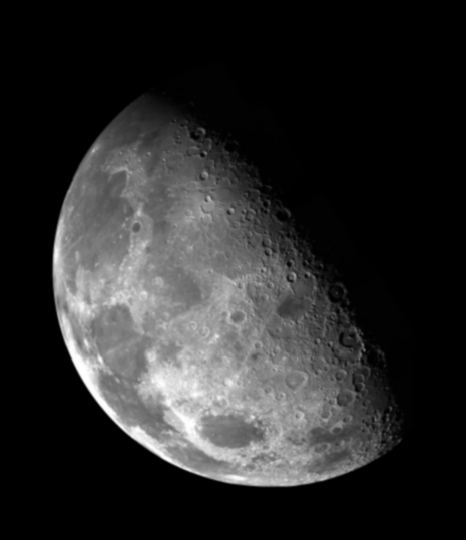
//> input picture input/input1.tif, 466 x 540 px; the run also reads 1 picture not shown here
$ ./main   (built with g++ and OpenCV 4)
//> lines starting //> are read from the running program, lines starting //| are printed output that depends on the picture
#include <iostream>
#include <fstream>
#include <cmath>
#include <opencv2/opencv.hpp>
#include <filesystem>

using namespace std;
using namespace cv;
namespace fs = std::filesystem;

// Função para calcular histograma de uma imagem
Mat calcHistogram(const Mat &img) {
    Mat hist;
    int histSize = 256;
    float range[] = {0, 256};
    const float *histRange = {range};

    calcHist(&img, 1, 0, Mat(), hist, 1, &histSize, &histRange, true, false);
    return hist;
}

Mat drawHistogramStyled(const Mat &hist, const string &title, int width = 512, int height = 400) {
    Mat histImage(height + 50, width + 50, CV_8UC3, Scalar(255, 255, 255));
    normalize(hist, hist, 0, height, NORM_MINMAX);

    int bin_w = cvRound((double)width / hist.rows);

    for (int i = 1; i < hist.rows; i++) {
        line(histImage,
             Point(bin_w * (i - 1) + 25, height - cvRound(hist.at<float>(i - 1))),
             Point(bin_w * i + 25, height - cvRound(hist.at<float>(i))),
             Scalar(0, 0, 255), 1, LINE_AA);
    }

    line(histImage, Point(25, height), Point(width + 25, height), Scalar(0, 0, 0), 1, LINE_AA);
    line(histImage, Point(25, 0), Point(25, height), Scalar(0, 0, 0), 1, LINE_AA);

    for (int i = 0; i <= 256; i += 64) {
        putText(histImage, to_string(i), Point(bin_w * i / 256 * width + 20, height + 20),
                FONT_HERSHEY_SIMPLEX, 0.4, Scalar(0, 0, 0), 1);
    }
    for (int i = 0; i <= height; i += 100) {
        putText(histImage, to_string(height - i), Point(5, i + 5),
                FONT_HERSHEY_SIMPLEX, 0.4, Scalar(0, 0, 0), 1);
    }

    putText(histImage, title, Point(50, 30), FONT_HERSHEY_SIMPLEX, 0.8, Scalar(0, 0, 0), 2);

    return histImage;
}

// Aplica transformação logarítmica: s = c*log(1 + r)
Mat logTransform(const Mat &img, double c) {
    Mat imgFloat, imgLog;
    img.convertTo(imgFloat, CV_32F, 1.0 / 255.0);
    log(1 + imgFloat, imgLog);
    imgLog *= c;
    normalize(imgLog, imgLog, 0, 1, NORM_MINMAX);
    imgLog.convertTo(imgLog, CV_8U, 255.0);
    return imgLog;
}

// Aplica transformação de potência (Gamma): s = c*(r^gamma)
Mat gammaTransform(const Mat &img, double c, double gamma) {
    Mat imgFloat, imgGamma;
    img.convertTo(imgFloat, CV_32F, 1.0 / 255.0);
    pow(imgFloat, gamma, imgGamma);
    imgGamma *= c;
    normalize(imgGamma, imgGamma, 0, 1, NORM_MINMAX);
    imgGamma.convertTo(imgGamma, CV_8U, 255.0);
    return imgGamma;
}

Mat globalHistogramEqualization(const Mat &img) {
    Mat eq;
    equalizeHist(img, eq);
    return eq;
}

Mat localHistogramEqualization(const Mat &img, double clipLimit = 2.0, Size tileGridSize = Size(3, 3)) {
    Ptr<CLAHE> clahe = createCLAHE(clipLimit, tileGridSize);
    Mat claheImg;
    clahe->apply(img, claheImg);
    return claheImg;
}

// Função para calcular a função de transformação da equalização (CDF normalizada)
vector<int> calculateTransformFunction(const Mat &img) {
    Mat hist = calcHistogram(img);
    hist /= (img.rows * img.cols);

    vector<float> cdf(256, 0.0f);
    cdf[0] = hist.at<float>(0);
    for (int i = 1; i < 256; i++) {
        cdf[i] = cdf[i - 1] + hist.at<float>(i);
    }

    // Mapeia para [0, 255]
    vector<int> transform(256, 0);
    for (int i = 0; i < 256; i++) {
        transform[i] = cvRound(cdf[i] * 255);
    }
    return transform;
}

// Função para desenhar a função de transformação
// Eixo X: intensidade original [0..255]
// Eixo Y: intensidade equalizada [0..255]
Mat drawTransformFunction(const vector<int> &transform, const string &title, int width = 512, int height = 400) {
    Mat image(height + 50, width + 50, CV_8UC3, Scalar(255, 255, 255));

    int bin_w = cvRound((double)width / 256.0);

    for (int i = 1; i < 256; i++) {
        Point p1((i - 1)*bin_w + 25, height - transform[i-1]);
        Point p2(i*bin_w + 25, height - transform[i]);
        line(image, p1, p2, Scalar(0, 0, 255), 2, LINE_AA);
    }

    line(image, Point(25, height), Point(width + 25, height), Scalar(0, 0, 0), 1, LINE_AA);
    line(image, Point(25, 0), Point(25, height), Scalar(0, 0, 0), 1, LINE_AA);

    for (int i = 0; i <= 255; i += 64) {
        putText(image, to_string(i), Point(i*bin_w + 20, height + 20),
                FONT_HERSHEY_SIMPLEX, 0.4, Scalar(0,0,0),1);
    }
    for (int i = 0; i <= 255; i += 64) {
        putText(image, to_string(255 - i), Point(5, i),
                FONT_HERSHEY_SIMPLEX, 0.4, Scalar(0,0,0),1);
    }

    putText(image, title, Point(50, 30), FONT_HERSHEY_SIMPLEX, 0.8, Scalar(0,0,0), 2);
    return image;
}

void processImage(const string &inputPath, const string &outputDir, bool computeLocalEq=false) {
    Mat img = imread(inputPath, IMREAD_GRAYSCALE);
    if (img.empty()) {
        cerr << "Erro ao abrir a imagem: " << inputPath << endl;
        return;
    }

    string baseName = fs::path(inputPath).stem().string();
    string histDir = outputDir + "/Histogramas";
    string imgDir = outputDir + "/Imagens_transformadas";
    string transfDir = outputDir + "/Funcoes_Transformacao";
    fs::create_directories(histDir);
    fs::create_directories(imgDir);
    fs::create_directories(transfDir);

    Mat logImg = logTransform(img, 1.0);
    Mat gammaImg = gammaTransform(img, 1.0, 0.4);
    Mat eqImg = globalHistogramEqualization(img);

    Mat histOriginal = calcHistogram(img);
    Mat histLog = calcHistogram(logImg);
    Mat histGamma = calcHistogram(gammaImg);
    Mat histEq = calcHistogram(eqImg);

    Mat histPlotOriginal = drawHistogramStyled(histOriginal, "Original");
    Mat histPlotLog = drawHistogramStyled(histLog, "Log Transformation");
    Mat histPlotGamma = drawHistogramStyled(histGamma, "Gamma Transformation");
    Mat histPlotEq = drawHistogramStyled(histEq, "Global Equalization");

    imwrite(imgDir + "/" + baseName + "_original.png", img);
    imwrite(imgDir + "/" + baseName + "_log_transform.png", logImg);
    imwrite(imgDir + "/" + baseName + "_gamma_transform.png", gammaImg);
    imwrite(imgDir + "/" + baseName + "_global_equalization.png", eqImg);

    imwrite(histDir + "/" + baseName + "_hist_original.png", histPlotOriginal);
    imwrite(histDir + "/" + baseName + "_hist_log.png", histPlotLog);
    imwrite(histDir + "/" + baseName + "_hist_gamma.png", histPlotGamma);
    imwrite(histDir + "/" + baseName + "_hist_eq.png", histPlotEq);

    vector<int> transformFunction = calculateTransformFunction(img);
    Mat transformPlot = drawTransformFunction(transformFunction, "Funcao de Transformacao Equalizacao");
    imwrite(transfDir + "/" + baseName + "_funcao_transformacao_eq.png", transformPlot);

    cout << "Processamento concluído para: " << inputPath << endl;

    if (computeLocalEq) {
        string eqDir = outputDir + "/EqualizacaoLocal";
        fs::create_directories(eqDir);
        Mat localEqImg = localHistogramEqualization(img);
        imwrite(eqDir + "/" + baseName + "_local_equalization.png", localEqImg);

        cout << "Equalização local concluída para: " << inputPath << endl;
    }
}

int main() {
    cout << "Iniciando o programa..." << endl;

    vector<string> inputImages = {"input/input1.tif", "input/input2.tif", "input/input3.tif"};

    string localEqImage = "input/input4.tif";
    string outputDir = "output";

    fs::create_directories(outputDir);

    for (const string &imgPath : inputImages) {
        processImage(imgPath, outputDir, false);
//> in processImage, img is the input picture: 540 rows x 466 cols, CV_8UC1; min 0, max 254, mean 42.7
//> in processImage, `Mat logImg = logTransform(img, 1.0);`:
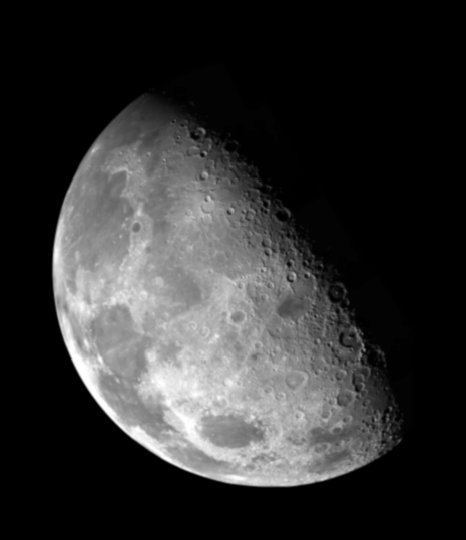
//> logImg: 540 rows x 466 cols, CV_8UC1; min 0, max 255, mean 49.4
//> in processImage, `Mat gammaImg = gammaTransform(img, 1.0, 0.4);`:
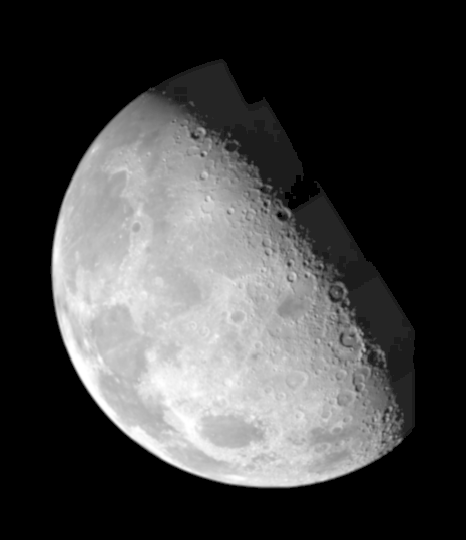
//> gammaImg: 540 rows x 466 cols, CV_8UC1; min 0, max 255, mean 68.1
//> in globalHistogramEqualization, `equalizeHist(img, eq);`:
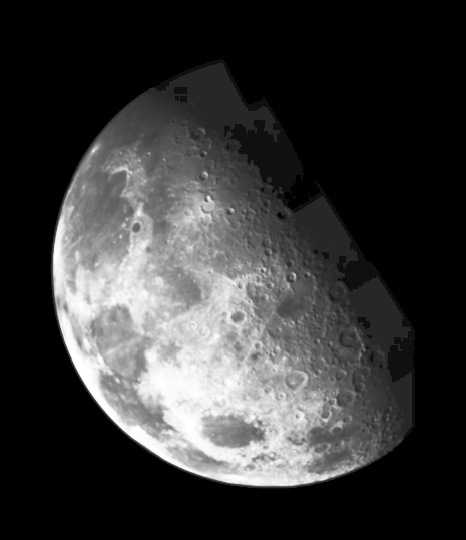
//> eq: 540 rows x 466 cols, CV_8UC1; min 0, max 255, mean 56.2
//> in calcHistogram, `calcHist(&img, 1, 0, Mat(), hist, 1, &histSize, &histRange, true, fals..`: hist = 256 values, max 142493 at index 0, min 0 at index 255, mean 983
//> in processImage, `Mat histOriginal = calcHistogram(img);`: histOriginal has the same summary as hist in calcHistogram
//> in processImage, `Mat histLog = calcHistogram(logImg);`: histLog = 256 values, max 142493 at index 0, min 0 at index 2, mean 983
//> in processImage, `Mat histGamma = calcHistogram(gammaImg);`: histGamma = 256 values, max 142493 at index 0, min 0 at index 1, mean 983
//> in processImage, `Mat histEq = calcHistogram(eqImg);`: histEq has the same summary as histGamma
//> in drawHistogramStyled, `normalize(hist, hist, 0, height, NORM_MINMAX);`: hist = 256 values, max 400 at index 0, min 0 at index 255, mean 2.76
//> in drawHistogramStyled, `line(histImage, Point(25, 0), Point(25, height), Scalar(0, 0, 0), 1, L..`:
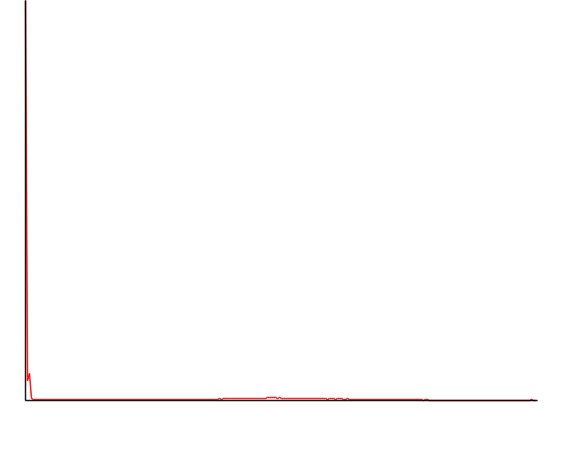
//> histImage: 450 rows x 562 cols, CV_8UC3; mean B, G, R 252.9, 252.9, 253.8
//> after the loop in drawHistogramStyled, `for (int i = 0; i <= 256; i += 64)`: histImage: 450 rows x 562 cols, CV_8UC3; mean B, G, R 252.8, 252.8, 253.6
//> after the loop in drawHistogramStyled, `for (int i = 0; i <= height; i += 100)`: histImage: 450 rows x 562 cols, CV_8UC3; mean B, G, R 252.5, 252.5, 253.4
//> in processImage, `Mat histPlotOriginal = drawHistogramStyled(histOriginal, "Original");`: histOriginal has the same summary as hist in drawHistogramStyled
//> call 2 of drawHistogramStyled, with title = "Log Transformation", width = 512, height = 400
//> in drawHistogramStyled (call 2), `normalize(hist, hist, 0, height, NORM_MINMAX);`: hist = 256 values, max 400 at index 0, min 0 at index 2, mean 2.76
//> in drawHistogramStyled (call 2), `line(histImage, Point(25, 0), Point(25, height), Scalar(0, 0, 0), 1, L..`:
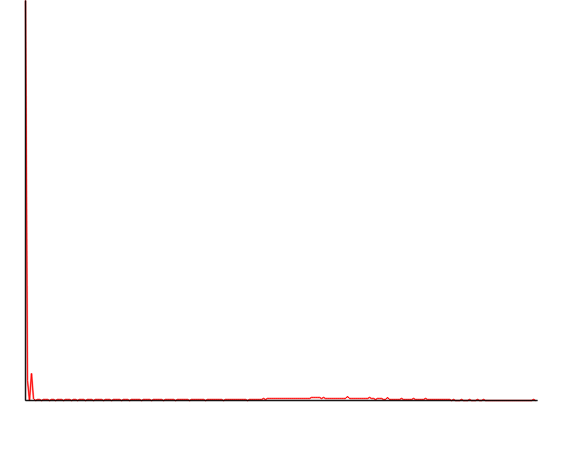
//> histImage: 450 rows x 562 cols, CV_8UC3; mean B, G, R 252.9, 252.9, 253.8
//> after the loop in drawHistogramStyled (call 2), `for (int i = 0; i <= 256; i += 64)`: histImage: 450 rows x 562 cols, CV_8UC3; mean B, G, R 252.7, 252.7, 253.6
//> after the loop in drawHistogramStyled (call 2), `for (int i = 0; i <= height; i += 100)`: histImage: 450 rows x 562 cols, CV_8UC3; mean B, G, R 252.5, 252.5, 253.4
//> in processImage, `Mat histPlotLog = drawHistogramStyled(histLog, "Log Transformation");`: histLog has the same summary as hist in drawHistogramStyled
//> call 3 of drawHistogramStyled, with title = "Gamma Transformation", width = 512, height = 400
//> in drawHistogramStyled (call 3), `normalize(hist, hist, 0, height, NORM_MINMAX);`: hist = 256 values, max 400 at index 0, min 0 at index 1, mean 2.76
//> in drawHistogramStyled (call 3), `line(histImage, Point(25, 0), Point(25, height), Scalar(0, 0, 0), 1, L..`:
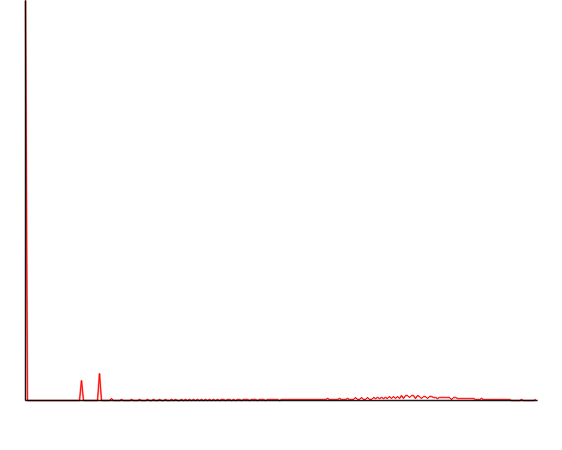
//> histImage: 450 rows x 562 cols, CV_8UC3; mean B, G, R 252.8, 252.8, 253.8
//> after the loop in drawHistogramStyled (call 3), `for (int i = 0; i <= 256; i += 64)`: histImage: 450 rows x 562 cols, CV_8UC3; mean B, G, R 252.7, 252.7, 253.6
//> after the loop in drawHistogramStyled (call 3), `for (int i = 0; i <= height; i += 100)`: histImage: 450 rows x 562 cols, CV_8UC3; mean B, G, R 252.5, 252.5, 253.4
//> in processImage, `Mat histPlotGamma = drawHistogramStyled(histGamma, "Gamma Transformati..`: histGamma has the same summary as hist in drawHistogramStyled
//> call 4 of drawHistogramStyled, with title = "Global Equalization", width = 512, height = 400
//> in drawHistogramStyled (call 4), `line(histImage, Point(25, 0), Point(25, height), Scalar(0, 0, 0), 1, L..`:
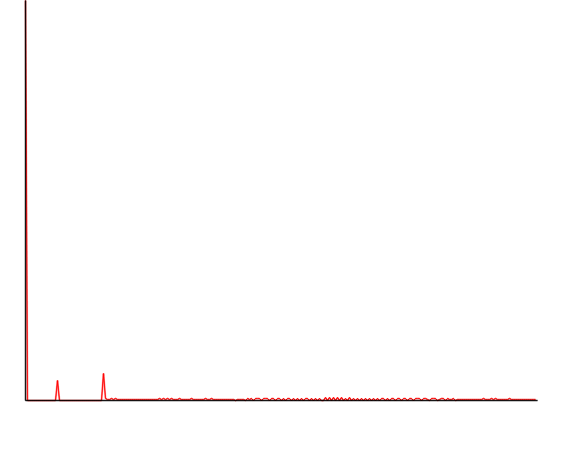
//> histImage: 450 rows x 562 cols, CV_8UC3; mean B, G, R 252.8, 252.8, 253.8
//> after the loop in drawHistogramStyled (call 4), `for (int i = 0; i <= 256; i += 64)`: histImage: 450 rows x 562 cols, CV_8UC3; mean B, G, R 252.7, 252.7, 253.6
//> in processImage, `Mat histPlotEq = drawHistogramStyled(histEq, "Global Equalization");`: histEq has the same summary as hist in drawHistogramStyled
//> in calculateTransformFunction, `Mat hist = calcHistogram(img);`: hist = 256 values, max 142493 at index 0, min 0 at index 255, mean 983
//> in calculateTransformFunction, `hist /= (img.rows * img.cols);`: hist = 256 values, max 0.566 at index 0, min 0 at index 255, mean 0.00391
//> in calculateTransformFunction, `cdf[0] = hist.at<float>(0);`: cdf = 256 values, max 0.566 at index 0, min 0 at index 1, mean 0.00221
//> after the loop in calculateTransformFunction, `for (int i = 1; i < 256; i++)`: cdf = 256 values from 0.566 to 1
//> after the loop in calculateTransformFunction, `for (int i = 0; i < 256; i++)`: transform = 256 values from 144 to 255
//> the loop in drawTransformFunction, `for (int i = 1; i < 256; i++)` made 255 passes
//> (p1, p2) on passes 1 to 3: (Point(25, 256), Point(27, 249)), (Point(27, 249), Point(29, 239)), (Point(29, 239), Point(31, 238))
    }
    processImage(localEqImage, outputDir, true);

    cout << "Processo concluído para todas as imagens." << endl;
    return 0;
}
